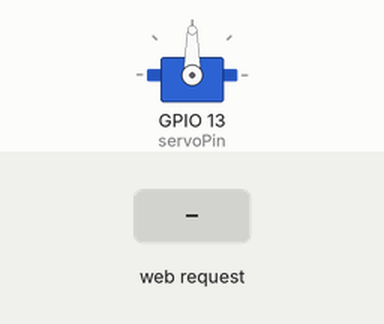
Simulated run of this sketch. Board: ESP32. On the bench: servo. Inputs (shaded band) come from the test bench. WiFi joins after 1.5 s; servers stay silent unless stated; what the sketch prints to the serial monitor is not drawn.

Above: at 2.7 s.
2.8 s: HTTP request GET /?value= received
At 3.1 s:
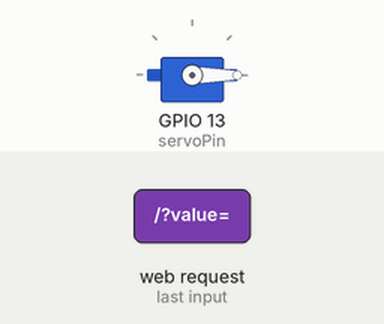
Timing chart, 0 to 5.8 s (numbered marks = the images above; inputs shaded):
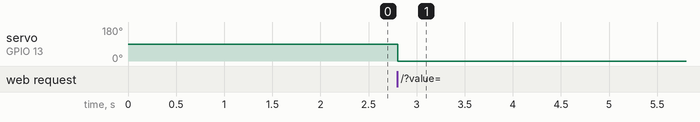

Measured:
- after the input at 2.8 s, servo on GPIO 13 (servoPin): 90° → 0° at once

The sketch:

ESP32_WiFi_Servo.ino
```cpp
#include <WiFi.h>
#include <ESP32Servo.h>

// ---------------- SERVO ----------------
Servo myservo;
static const int servoPin = 13;


// ---------------- WIFI ----------------
const char* ssid = "Redmi Note 11";
const char* password = "abcd1234";

WiFiServer server(80);

// --------------- VARIABLES -----------------
String header; // store http request sent by browser
String valueString = "90";
int pos1 = 0;
int pos2 = 0;

unsigned long currentTime = millis();
unsigned long previousTime = 0;
const long timeoutTime = 2000;

// ---------------- SETUP ----------------
void setup() {
  Serial.begin(9600);

  myservo.attach(servoPin);
  myservo.write(valueString.toInt());

  Serial.print("Connecting to ");
  Serial.println(ssid);

  WiFi.begin(ssid, password);
  while (WiFi.status() != WL_CONNECTED) {
    delay(500);
    Serial.print(".");
  }

  Serial.println("\nWiFi connected");
  Serial.print("IP address: ");
  Serial.println(WiFi.localIP());

  server.begin();
}

// ---------------- LOOP ----------------
void loop() {
  WiFiClient client = server.available();

  if (client) {
    currentTime = millis();
    previousTime = currentTime;
    String currentLine = "";

    Serial.println("New Client");

    while (client.connected() && currentTime - previousTime <= timeoutTime) {
      currentTime = millis();

      if (client.available()) {
        char c = client.read();
        header += c;

        if (c == '\n') {
          if (currentLine.length() == 0) {

            // ---------- HTTP RESPONSE ----------
            client.println("HTTP/1.1 200 OK");
            client.println("Content-type:text/html");
            client.println("Connection: close");
            client.println();

            // ---------- HTML ----------
            client.println("<!DOCTYPE html><html>");
            client.println("<head>");
            client.println("<meta name=\"viewport\" content=\"width=device-width, initial-scale=1\">");
            client.println("<title>ESP32 Servo Control</title>");
            client.println("<link rel=\"icon\" href=\"data:,\">");

            client.println("<style>");
            client.println("body { background:#111; font-family:Arial; text-align:center; color:white; }");
            client.println(".box { margin:40px auto; padding:30px; width:90%; max-width:400px;");
            client.println("border:4px solid red; border-radius:20px }");
            client.println("h1 { margin-bottom:40px; }");
            client.println(".slider { width:100%; }");
            client.println(".value { margin-top:20px; font-size:22px; }");
            client.println("</style>");

            client.println("<script src=\"https://ajax.googleapis.com/ajax/libs/jquery/3.3.1/jquery.min.js\"></script>");
            client.println("</head>");

            client.println("<body>");
            client.println("<div class=\"box\">");
            client.println("<h1>ESP32 Servo Control</h1>");

            client.println("<input type=\"range\" min=\"0\" max=\"180\" value=\"" + valueString + "\" class=\"slider\" id=\"servoSlider\">");
            client.println("<div class=\"value\">Angle: <span id=\"servoPos\">" + valueString + "</span></div>");

            client.println("</div>");

            client.println("<script>");
            client.println("var slider = document.getElementById('servoSlider');");
            client.println("var pos = document.getElementById('servoPos');");
            client.println("slider.oninput = function(){");
            client.println("pos.innerHTML = this.value;");
            client.println("$.get('/?value=' + this.value + '&');");
            client.println("}");
            client.println("</script>");

            client.println("</body></html>");

            // ---------- SERVO CONTROL ----------
            if (header.indexOf("GET /?value=") >= 0) {
              pos1 = header.indexOf('=');
              pos2 = header.indexOf('&');
              valueString = header.substring(pos1 + 1, pos2);
              myservo.write(valueString.toInt());
              Serial.print("Servo angle: ");
              Serial.println(valueString);
            }

            client.println();
            break;
          } else {
            currentLine = "";
          }
        } else if (c != '\r') {
          currentLine += c;
        }
      }
    }

    header = "";
    client.stop();
    Serial.println("Client disconnected\n");
  }
}
```
